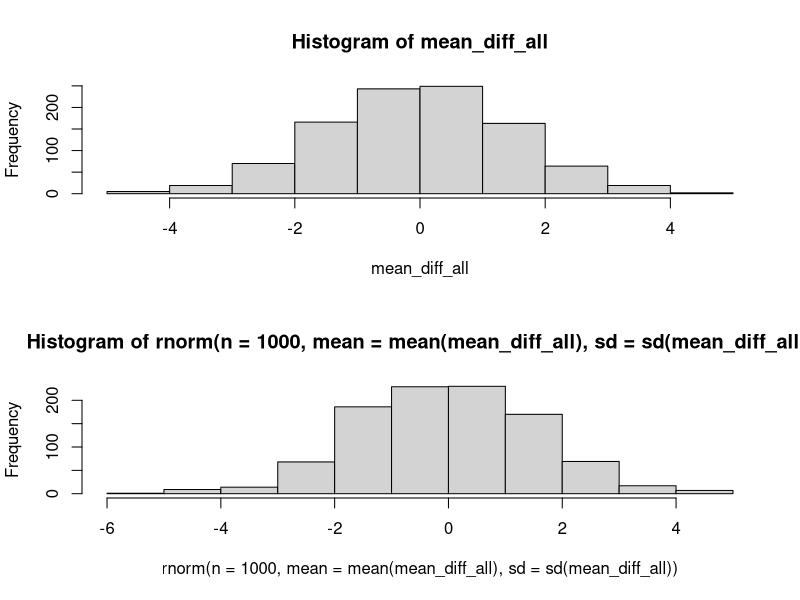

Recreate this plot in R.
## Simulating Hypothesis Testing

library(tidyverse)

# MoM chg in sales in mkts with no ads
no_ads <- c(-2.8,
                 1.9,
                 -7.9,
                 8.5,
                 4.1,
                 3,
                 3.3,
                 1.7,
                 6.6,
                 7,
                 3.4,
                 5,
                 8.2,
                 6.6,
                 4.1,
                 10.1,
                 -3.5,
                 -1.2,
                 10.6,
                 9.9
                 )
mean(no_ads)
## MoM chg in sales in mkts with ads
ads <- c(6.6,
       9.8,
       8.6,
       -1.3,
       4.9,
       14.1,
       11.4,
       13.9,
       6.6,
       -1.1)
mean(ads)
## point lift from ads
mean(ads)-mean(no_ads)
## % lift from ads
mean(ads)/mean(no_ads)-1
(mean(ads)-mean(no_ads))/mean(no_ads)

## combine data sets to create single population
combined <- c(no_ads, ads)
mean(combined)

## Objective:
## - simulate random selection from overall population to determine
##   how likely it is to get a difference 
##   equal or greater than point lift from ads

## Sim
mean_diff_all <- NULL
for(s in 1:1000){
sim_ads <- sample(x=combined, size=10, replace = FALSE)
sim_no_ads <- sample(x=combined, size=20, replace = FALSE)

mean_diff <- mean(sim_ads)-mean(sim_no_ads)
mean_diff_all <- c(mean_diff_all, mean_diff)
}

## summary stats
mean(mean_diff_all)
sd(mean_diff_all)
## viz
par(mfrow=c(2,1))
hist(mean_diff_all)
hist(rnorm(n=1000, mean=mean(mean_diff_all), sd=sd(mean_diff_all)))

## Probability of getting the experiment difference or greater?
pnorm(q=mean(ads)-mean(no_ads), mean=mean(mean_diff_all), 
      sd=sd(mean_diff_all),
      lower.tail=FALSE)
result <- pnorm(q=mean(ads)-mean(no_ads), mean=mean(mean_diff_all), 
                sd=sd(mean_diff_all),
                lower.tail=FALSE)
if(result<0.05){
  print(paste0("Success! You have statistical signficance. There is only ",
               result, " chance of getting this result randomly."))
} else {
  print("Sorry, not statistically significant!")
}
## Where is the 95% cut-off?
qnorm(p=0.95, mean=mean(mean_diff_all), 
      sd=sd(mean_diff_all))
cutoff <- qnorm(p=0.95, mean=mean(mean_diff_all), 
                sd=sd(mean_diff_all))
paste0("Anything above ",cutoff," has less than 5% chance of occurring randomly.")
